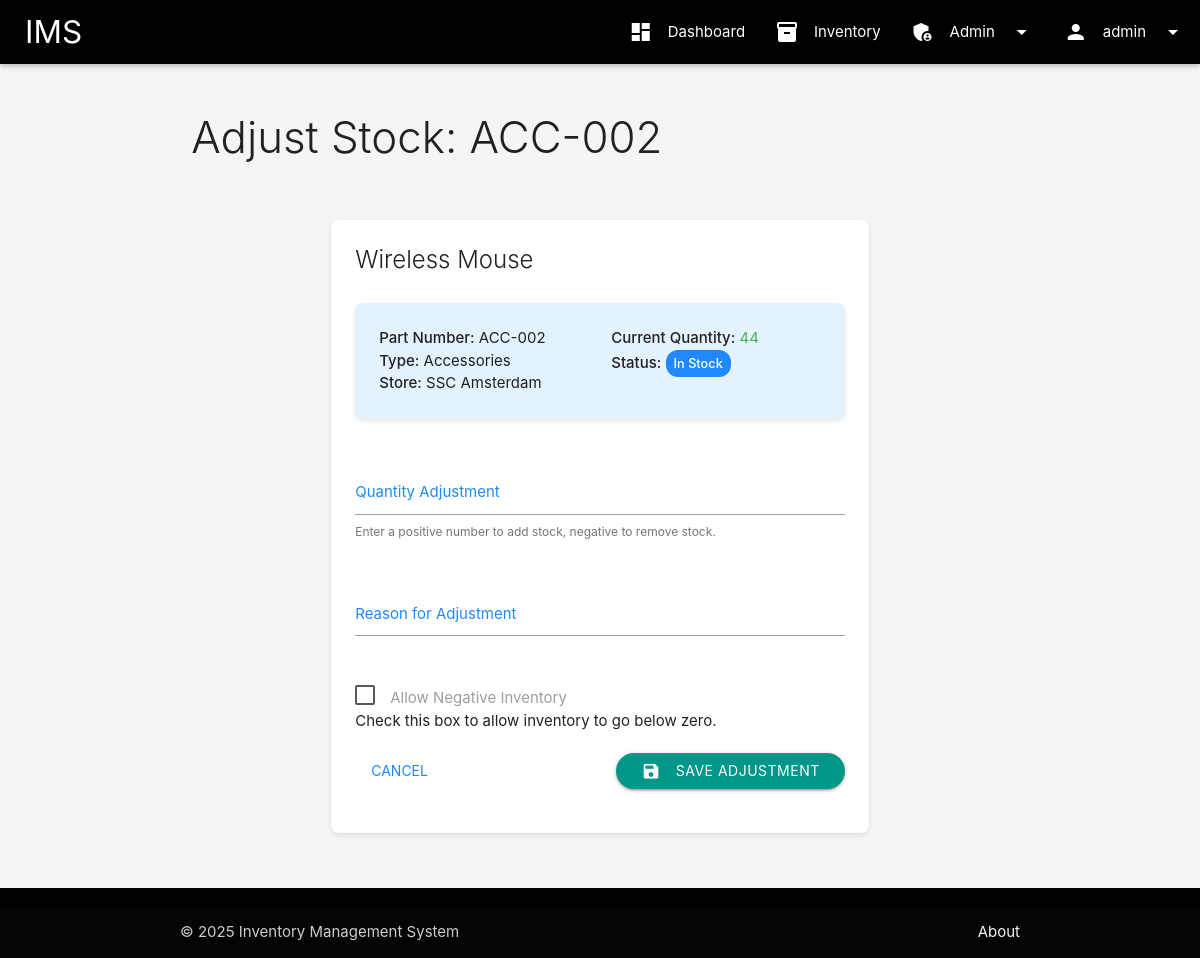
Page /inventory/items/2/adjust (signed in) on the committed database.
### app/models/user.py (models this page shows, shortened)
class User(UserMixin, db.Model):
    __tablename__ = 'users'
    id = db.Column(db.Integer, primary_key=True)
    username = db.Column(db.String(64), unique=True, nullable=False, index=True)
    password_hash = db.Column(db.String(256), nullable=False)
    _role = db.Column('role', db.String(20), nullable=False, default=UserRole.USER.value)
    failed_login_attempts = db.Column(db.Integer, default=0)
    last_login_attempt_time = db.Column(db.DateTime, nullable=True)
    is_locked = db.Column(db.Boolean, default=False)
    password_last_changed = db.Column(db.DateTime, default=datetime.utcnow)
    created_at = db.Column(db.DateTime, default=datetime.utcnow)
    updated_at = db.Column(db.DateTime, default=datetime.utcnow, onupdate=datetime.utcnow)
    password_history = db.relationship('PasswordHistory', backref='user', lazy='dynamic')
    transactions = db.relationship('Transaction', backref='user', lazy='dynamic')
    security_logs = db.relationship('SecurityLog', backref='user', lazy='dynamic')
    stores = db.relationship('Store',
                            secondary=user_stores,
                            lazy='subquery',
                            backref=db.backref('users', lazy=True))
    @property
    def role(self):
        for role_enum in UserRole:
            if role_enum.value == self._role:
                return role_enum
        return None
    @role.setter
    def role(self, value):
        if isinstance(value, UserRole):
            self._role = value.value
        elif isinstance(value, str):
            valid_values = [r.value for r in UserRole]
            if value in valid_values:
                self._role = value
            else:
                raise ValueError(f"Invalid role value: {value}. Valid values: {valid_values}")
        else:
            raise TypeError(f"Expected UserRole enum or string, got {type(value)}")

### app/models/inventory.py (models this page shows, shortened)
class Inventory(db.Model):
    __tablename__ = 'inventory'
    id = db.Column(db.Integer, primary_key=True)
    part_number = db.Column(db.String(50), unique=True, nullable=False, index=True)
    name = db.Column(db.String(100), nullable=False)
    description = db.Column(db.Text, nullable=True)
    item_type = db.Column(sa.Enum(ItemType), nullable=False)
    quantity = db.Column(db.Integer, default=0)
    store_id = db.Column(db.Integer, db.ForeignKey('stores.id'), nullable=False)
    created_at = db.Column(db.DateTime, default=datetime.utcnow)
    updated_at = db.Column(db.DateTime, default=datetime.utcnow, onupdate=datetime.utcnow)
    transactions = db.relationship('Transaction', backref='item', lazy='dynamic')

### app/models/store.py (models this page shows, shortened)
class Store(db.Model):
    __tablename__ = 'stores'
    id = db.Column(db.Integer, primary_key=True)
    name = db.Column(db.String(100), unique=True, nullable=False, index=True)
    location = db.Column(db.String(255), nullable=True)
    created_at = db.Column(db.DateTime, default=datetime.utcnow)
    updated_at = db.Column(db.DateTime, default=datetime.utcnow, onupdate=datetime.utcnow)
    inventory_items = db.relationship('Inventory', backref='store', lazy='dynamic')
    transactions = db.relationship('Transaction', backref='store', lazy='dynamic')

### app/blueprints/inventory/routes.py (the view, shortened to what this page needs)
@inventory_bp.route('/items/<int:item_id>/adjust', methods=['GET', 'POST'])
@login_required
@partner_admin_required
def adjust_stock(item_id):
    item = Inventory.query.get_or_404(item_id)
    if current_user.role == UserRole.PARTNER_ADMIN and item.item_type != ItemType.ACCESSORIES:
        flash('You do not have permission to adjust non-accessory items.', 'danger')
        return redirect(url_for('inventory.items'))
    form = StockAdjustmentForm()
    return render_template('inventory/adjust_stock.html',
                         title=f'Adjust Stock: {item.part_number}',
                         form=form, item=item)

### app/forms/inventory.py
class StockAdjustmentForm(FlaskForm):
    adjustment = IntegerField('Adjustment Amount', validators=[DataRequired()])
    reason = TextAreaField('Reason for Adjustment', validators=[DataRequired(), Length(max=500)])
    submit = SubmitField('Submit Adjustment')

### app/utils/auth.py (called while the page is built)
def partner_admin_required(f):
    @wraps(f)
    def decorated_function(*args, **kwargs):
        if not current_user.is_authenticated or (
            current_user.role != UserRole.ADMIN_GLOBAL and
            current_user.role != UserRole.PARTNER_ADMIN):
            log_security_event('unauthorized_access_attempt',
                              f"User attempted to access partner admin resource: {request.path}")
            abort(403)  # Forbidden
        return f(*args, **kwargs)
    return decorated_function

### app/templates/inventory/adjust_stock.html (shortened to what this page needs)
{% extends 'base.html' %}
{% block content %}
<div class="row">
    <div class="col s12">
        <h3 class="page-title">Adjust Stock: {{ item.part_number }}</h3>
    </div>
</div>
<div class="row">
    <div class="col s12 m10 offset-m1 l8 offset-l2">
        <div class="card hoverable">
            <div class="card-content">
                <span class="card-title">{{ item.name }}</span>
                <div class="row mb-2">
                    <div class="col s12">
                        <div class="card-panel blue lighten-5">
                            <div class="row mb-0">
                                <div class="col s12 m6">
                                    <p><strong>Part Number:</strong> {{ item.part_number }}</p>
                                    <p><strong>Type:</strong> {{ item.item_type.value.capitalize() }}</p>
                                    <p><strong>Store:</strong> {{ item.store.name }}</p>
                                </div>
                                <div class="col s12 m6">
                                    <p><strong>Current Quantity:</strong>
                                        <span class="{% if item.quantity <= 0 %}red-text{% elif item.quantity <= 5 %}orange-text{% else %}green-text{% endif %}">
                                            {{ item.quantity }}
                                        </span>
                                    </p>
                                    <p><strong>Status:</strong>
                                        {% if item.quantity <= 0 %}
                                            <span class="status-badge status-out-of-stock">Out of Stock</span>
                                        {% elif item.quantity <= 5 %}
                                            <span class="status-badge status-low-stock">Low Stock</span>
                                        {% else %}
                                            <span class="status-badge status-in-stock">In Stock</span>
                                        {% endif %}
                                    </p>
                                </div>
                            </div>
                        </div>
                    </div>
                </div>
                <form method="POST" action="{{ url_for('inventory.adjust_stock', item_id=item.id) }}">
                    <div class="row">
                        <div class="input-field col s12">
                            {{ form.adjustment(id="adjustment", class="validate", min=-item.quantity if item.quantity > 0 else -99999) }}
                            <label for="adjustment">Quantity Adjustment</label>
                            <span class="helper-text">Enter a positive number to add stock, negative to remove stock.</span>
                        </div>
                    </div>
                    <div class="row">
                        <div class="input-field col s12">
                            {{ form.reason(id="reason", class="materialize-textarea") }}
                            <label for="reason">Reason for Adjustment</label>
                        </div>
                    </div>
                    {% if current_user.role.value == 'admin_global' %}
                    <div class="row">
                        <div class="col s12">
                            <label>
                                <span>Allow Negative Inventory</span>
                            </label>
                            <p class="helper-text">Check this box to allow inventory to go below zero.</p>
                        </div>
                    </div>
                    {% endif %}
                    <div class="row">
                        <div class="col s12">
                            <button type="submit" class="btn waves-effect waves-light teal right">
                                <i class="material-icons left">save</i>Save Adjustment
                            </button>
                            <a href="{{ url_for('inventory.view_item', item_id=item.id) }}" class="btn-flat waves-effect left">
                                Cancel
                            </a>
                        </div>
                    </div>
                </form>
            </div>
        </div>
    </div>
</div>
{% endblock %}

### app/templates/base.html (shortened to what this page needs)
<!DOCTYPE html>
<html lang="en">
<head>
    <link rel="stylesheet" href="https://cdnjs.cloudflare.com/ajax/libs/materialize/1.0.0/css/materialize.min.css">
    <link rel="stylesheet" href="{{ url_for('static', filename='css/style.css') }}">
</head>
<body class="grey lighten-4">
    <header>
        <div class="navbar-fixed">
            <nav class="black">
                <div class="nav-wrapper">
                    <a href="{{ url_for('main.index') }}" class="brand-logo">IMS</a>
                    {% if current_user.is_authenticated %}
                    <ul class="right hide-on-med-and-down">
                        <li><a href="{{ url_for('main.index') }}"><i class="material-icons left">dashboard</i>Dashboard</a></li>
                        <li><a href="{{ url_for('inventory.items') }}"><i class="material-icons left">inventory</i>Inventory</a></li>
                        {% if current_user.role.value in ['admin_global', 'partner_admin'] %}
                        <li>
                            <a class="dropdown-trigger" href="#!" data-target="admin-dropdown">
                                <i class="material-icons left">admin_panel_settings</i>Admin
                                <i class="material-icons right">arrow_drop_down</i>
                            </a>
                        </li>
                        {% endif %}
                        <li>
                            <a class="dropdown-trigger" href="#!" data-target="user-dropdown">
                                <i class="material-icons left">person</i>{{ current_user.username }}
                                <i class="material-icons right">arrow_drop_down</i>
                            </a>
                        </li>
                    </ul>
                    {% endif %}
                </div>
            </nav>
        </div>
    </header>
    <main class="container">
        {% block content %}{% endblock %}
    </main>
    <footer class="page-footer black">
        <div class="footer-copyright">
            <div class="container">
                © 2025 Inventory Management System
                <a class="grey-text text-lighten-4 right" href="#">About</a>
            </div>
        </div>
    </footer>
</body>
</html>

### app/static/css/style.css (style rules this page uses)
body { display: flex; min-height: 100vh; flex-direction: column; color: #212121; background-color: #f8f8f8; }
main { flex: 1 0 auto; padding: 20px 0; }
.brand-logo { margin-left: 10px; }
nav { box-shadow: 0 2px 5px rgba(0, 0, 0, 0.26); background-color: #212121; }
nav .brand-logo { padding-left: 15px; }
.card, .card-panel { border-radius: 8px; transition: box-shadow .25s; box-shadow: 0 2px 5px rgba(0,0,0,0.1); background-color: white; }
.card .card-content .card-title { margin-bottom: 20px; color: #212121; }
.btn, .btn-large, .btn-small { border-radius: 50px; background-color: #2089ff; padding: 0 25px; }
.btn-flat { color: #2089ff; }
.status-badge { padding: 4px 8px; border-radius: 12px; color: white; font-weight: 500; font-size: 0.85rem; display: inline-block; }
.status-in-stock { background-color: #2089ff; }
.input-field label { color: #2089ff; }
.page-title { font-weight: 300; margin: 30px 0; color: #212121; }
.mb-0 { margin-bottom: 0; }
.mb-2 { margin-bottom: 20px; }

### rows in the picture
User: username "admin"
Inventory: part_number "ACC-002", name "Wireless Mouse", item_type.value "Accessories", quantity "44"
Store: store.name "SSC Amsterdam"
